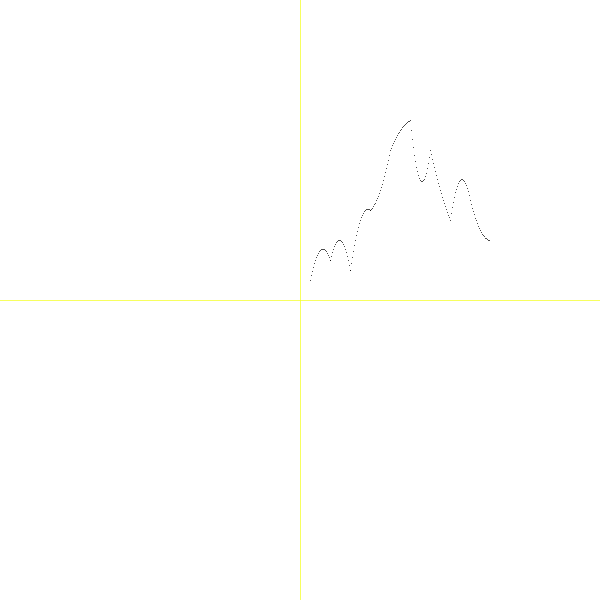
Frame 1 (no input)
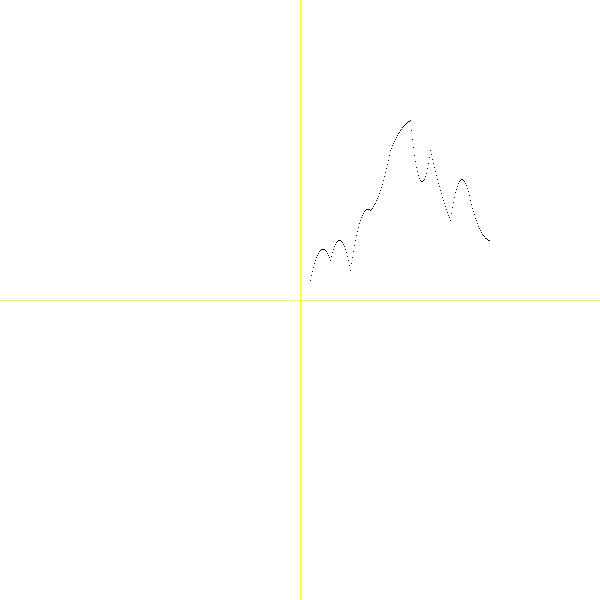
Frame 60 (the mouse pressed at the canvas centre just before this capture)
Frame 120 (the mouse held since frame 60 and released just before this capture): identical to frame 60, image omitted

The Processing sketch that drew these frames (run headless with seeded random() and noise(); from frame 60 on, the mouse is pressed at the canvas centre):

// Processing sketch: DDADiperbesar
// ── DDADiperbesar.pde
int lebarCanvas=600;
int tinggiCanvas=600;

void setup(){
  size(600,600);
  background(255);
}
int[] x= {1, 2, 3, 4, 5, 6, 7, 8, 9, 10, 11, 12, 13, 14, 15, 16, 17, 18, 19, 20};
int[] y= {2, 5, 4, 6, 3, 8, 9, 11, 15, 17, 18, 12, 15, 11, 8, 12, 10, 7, 6, 10};
float rumus,j,b0,b1,b2;
int i;
//rumus  (-2*pow(x,2)+9*x-5)
color merah = color (255,0,0);
color biru = color (0,0,255);
color hijau = color (0,255,0);
color hitam = color (0,0,0);
color kuning = color (244, 255, 30);
color putih = color (255,255,255);
color violet = color (255,0,255);

void draw(){
  garisBantu();
  stroke(hitam);
  //DDA(10,350,10,340);
  gambar(x,y);
}

void DDA(int X1, int X2, int Y1, int Y2){
  float dx=(X2-X1);
  float dy=(Y2-Y1);
  float steps;
  float xInc,yInc,x=X1,y=Y1;
  steps=(abs(dx)>abs(dy))?(abs(dx)):(abs(dy));
  xInc=dx/(float)steps;
  yInc=dy/(float)steps;
  int k;
  for(k=0;k<(int)steps;k++)
  {
    x+=xInc;
    y+=yInc;
    titik(round(x), round(y));
  }
}

void titik(float xxx, float yyy)
{
    point(xxx+(lebarCanvas/2), (yyy*-1)+(tinggiCanvas/2));
}

void garisBantu(){
  stroke(kuning);
  for(int z=0;z<lebarCanvas;z++){
    point(lebarCanvas/2,z);
    point(z,tinggiCanvas/2);
  }
  stroke(0,0,0);
}

void gambar(int xV[],int yV[]){
  int panjang;
  if(xV.length%2==0){
    panjang=xV.length-1;
  }else{
    panjang=xV.length;
  }
  for(i=0;i<panjang-1;i+=2){
    for(j=i+1;j<i+3;j=j+0.1){
      b0=yV[i];
      b1=(yV[i+1]-yV[i])/(xV[i+1]-xV[i]);
      b2=((yV[i+2]-yV[i+1])/(xV[i+2]-xV[i+1])-b1)/(xV[i+2]-xV[i]);
      rumus=b0+(b1*(j-xV[i]))+(b2*(j-xV[i])*(j-xV[i+1]));
      titik(round(j*10),round(rumus*10));
    }
  }
}
